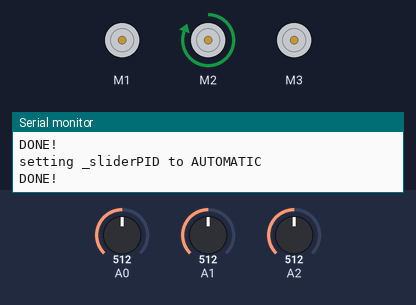
A sketch run on a simulated Arduino Uno, built with avr-gcc and run on an emulated ATmega328P. On the bench: 3 × DC motor (green arrow = forward, orange = backward, longer = faster), the last lines printed to the serial monitor. Inputs (shaded band) come from the test bench; at power-on: A0 = 512, A1 = 512, A2 = 512.

Above: at 0.49 s.
1.3 s: A0 set to 122
At 1.69 s:
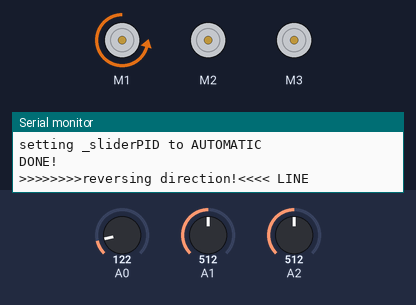
4.3 s: A1 set to 122
At 4.7 s:
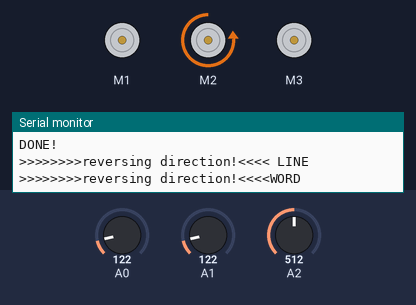
7.3 s: A2 set to 122
At 8.3 s:
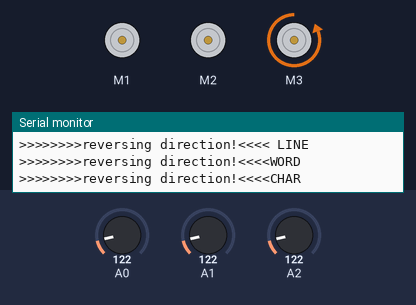
10.3 s: A0 set to 0
At 11.31 s:
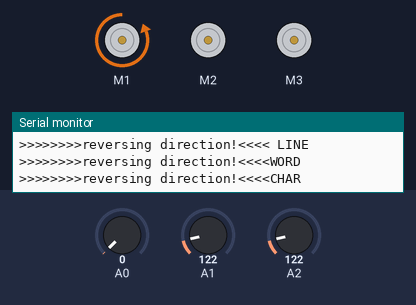
13.3 s: A1 set to 306
16.3 s: A2 set to 306
Timing chart, 0 to 20.3 s (numbered marks = the images above; inputs shaded):
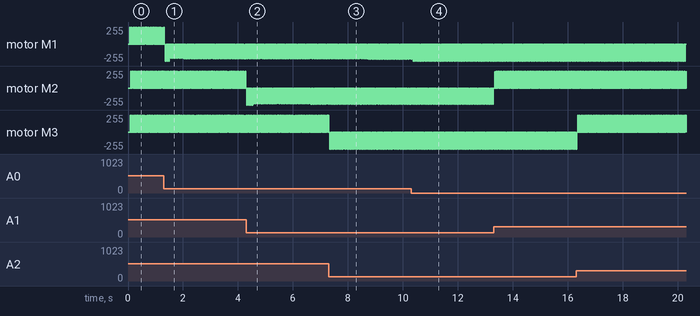

The sketch:

ChorusTextArduino_forAFMotorShieldv1.ino
```cpp
#include <PID_v1.h>
#include <AFMotor.h>

class CSlider {

  private:
        int _pin;
        const byte PID_ERROR_MARGIN;
        AF_DCMotor _motor;
        int _slideDirection;
        bool _isMoving;
        PID _sliderPID;
        byte _sliderKind;    // 1 - Line, 2 - Word, 3 - Char
        bool _isSlotChanged;

    public:
        CSlider( byte sliderKind, int pin, int motorPort ) :
            _sliderKind( sliderKind ),
            _pin( pin ),
            PID_ERROR_MARGIN( 25 ),
            _motor( motorPort ),
            _slideDirection( 1 ),
            _isMoving( true ),
            _isSlotChanged( false ),
            _input( 0 ),
            _inputOld( 0 ),
            _setpoint( 850 ),
            _output( 0 ),
            _sliderPID( &_input, &_output, &_setpoint,4,0.025,0.025, DIRECT )
        {
        }
        double _input, _inputOld, _setpoint, _output;
        void slideToTarget( int theValue );
        byte toSlot( double theInput );
        byte getSlot();
        void processTactile();
        void run();
        void showStatus();
        void initialize();
        void readSliderValue();
        bool getIsMoving();
        bool getIsSlotChanged();
        void slide();


}; // end class header CSlider

/* ============================================================
=============================================================*/
void CSlider::initialize() {
  Serial.println( "setting _sliderPID to AUTOMATIC" );;
  _sliderPID.SetMode(AUTOMATIC);
  Serial.println( "DONE!" );
} // end initialize()


void CSlider::showStatus() {
   Serial.print( "I am a slider of kind: " );
   if( _sliderKind == 1 )
       Serial.println( "LINE" );
   else if( _sliderKind == 2 )
       Serial.println( "WORD" );
   else
       Serial.println( "CHAR" );
   Serial.print( "_pin is: " );
   Serial.println( _pin );
   Serial.print( "PID_ERRO_MARGIN is: " );
   Serial.println( PID_ERROR_MARGIN );
   Serial.print( "_slideDirection is: " );
   Serial.println( _slideDirection );
   Serial.print( "_isMoving is: " );
   Serial.println( _isMoving );
   Serial.println( "_input, _inputOld, _setpoint and _output are: " );
   Serial.println( _input );
   Serial.println( _inputOld );
   Serial.println(  _setpoint );
   Serial.println(  _output );
}


void CSlider::slideToTarget( int theValue ) {
  _setpoint = theValue;
  _input = toSlot( theValue );
  _inputOld = _input;
  _isMoving = true;
} // end slideToTarget()


byte CSlider::toSlot( double theInput ) {
  byte ret = floor( theInput / 100 );
  if( ret > 9 )
    ret = 9;
  return ret;
} // end toSlot()


byte CSlider::getSlot() {
  return toSlot( _input );
} // end getSlot()


void CSlider::processTactile() {
  int curSlot = toSlot( _input );
  int oldSlot = toSlot( _inputOld );

  // EXPERIMENTAL
  //if( curSlot == 9 ) {
  //    delay( 5000 );
  //    slideToTarget( 150 );
  //}

  if( curSlot != oldSlot ) {
    _isSlotChanged = true;
    Serial.println( _input ); // debu
    String myType = "char";
    if( _sliderKind == 1 )
      myType = "line";
    else if( _sliderKind == 2 )
      myType = "word";
    String msg = String( "{ read : { " + myType + " : " ) + String( curSlot ) + String( " } }" );
    Serial.println( msg );
  } else {
    _isSlotChanged = false;
    //slideToTarget( ( curSlot * 100 ) + 50 );
  }
  _inputOld = _input;
} // end processTactile()


bool CSlider::getIsMoving() {
  return _isMoving;
} // end getIsMoving()


bool CSlider::getIsSlotChanged() {
  return _isSlotChanged;
} // end getIsSlotChanged()


// NOT USED NOW, to be implemented after knowing how to refer to the main sketch, or
// refer to an arraylist of dependants
void CSlider::run() {
  /*
  readSliderValue();
  if( getIsMoving() )
    slide();
  else
    processTactile();
  if( getIsSlotChanged() )
    // slide dependants to zero
*/
} // end run()


// private methods

void CSlider::readSliderValue(){
  // if sliders are placed to slide from 0 to 1024 from left to right, use
  //return( analogRead( _pin ) );

  // otherwise use
  double rawInput = (1024 - analogRead( _pin ));
  if( abs( rawInput - _input ) > 10 )
    _input = rawInput; // sensitivity
} // end readSliderValue()


void CSlider::slide() {

    // correction for bidirectional movement
    if( _slideDirection == -1 ) {
      _input = 1024-_input;
      //Serial.print( "========================" );
      //Serial.print( _input );
      //Serial.print( " " );
      //Serial.println( _setpoint );
    }
    if( _input - _setpoint > PID_ERROR_MARGIN ) {
      // overshot, reverse direction
      _input = 1024-_input;
      _setpoint = 1024-_setpoint;
      _slideDirection = -1 * _slideDirection;
      Serial.print( ">>>>>>>>reversing direction!<<<<" );
      if( _sliderKind == 1 ) Serial.println( " LINE" );
      else if( _sliderKind == 2 ) Serial.println( "WORD" );
      else Serial.println( "CHAR" );
    }

    if( abs( _input - _setpoint ) > PID_ERROR_MARGIN ) { // target not yet reached
      _sliderPID.Compute();
      if( _output > 0 ) {
        _motor.setSpeed( _output );
        if( _slideDirection == -1 ) {
          _motor.run( BACKWARD );
        }
        else {
          _motor.run( FORWARD );
        }
        delay( 10 );
        _motor.run(RELEASE );
      }
    }
    else { // target reached
      _isMoving = false;
      _slideDirection = 1;
    }

} // end slide()


/* ============================================================
=============================================================*/

CSlider lineSlider( 1, 0, 1 );
CSlider wordSlider( 2, 1, 2 );
CSlider charSlider( 3, 2, 3 );

void setup() {
  Serial.begin( 9600 );
  lineSlider.initialize();
  wordSlider.initialize();
  charSlider.initialize();
}

void loop() {
  // bad code here.. the intention is to move these into CSlider.run()
  lineSlider.readSliderValue();
  if( lineSlider.getIsMoving() )
    lineSlider.slide();
  else
    lineSlider.processTactile();
  // below should be refactored and placed inside processTactile()
  if( lineSlider.getIsSlotChanged() ) {
    // slide dependants to zero
    if( wordSlider. getSlot() != 0 )
      wordSlider.slideToTarget( 50 );
    if( charSlider.getSlot() != 0 )
      charSlider.slideToTarget( 50 );
  }

  wordSlider.readSliderValue();
  if( wordSlider.getIsMoving() )
    wordSlider.slide();
  else
    wordSlider.processTactile();
  // below should be refactord to be inside processTactile()
  if( wordSlider.getIsSlotChanged() ) {
    // slide dependants to zero
    if( charSlider.getSlot() != 0 )
      charSlider.slideToTarget( 50 );
  }

  charSlider.readSliderValue();
  if( charSlider.getIsMoving() )
    charSlider.slide();
  else
    charSlider.processTactile();
  // charSlider doesnt have a dependant

} // end loop()
```

Measured:
- by itself, motor M1: alternates backward 255/255 for 0.02 s and stopped for 0.04 s
- by itself, motor M2, motor M3: alternates forward 255/255 for 0.02 s and stopped for 0.04 s
